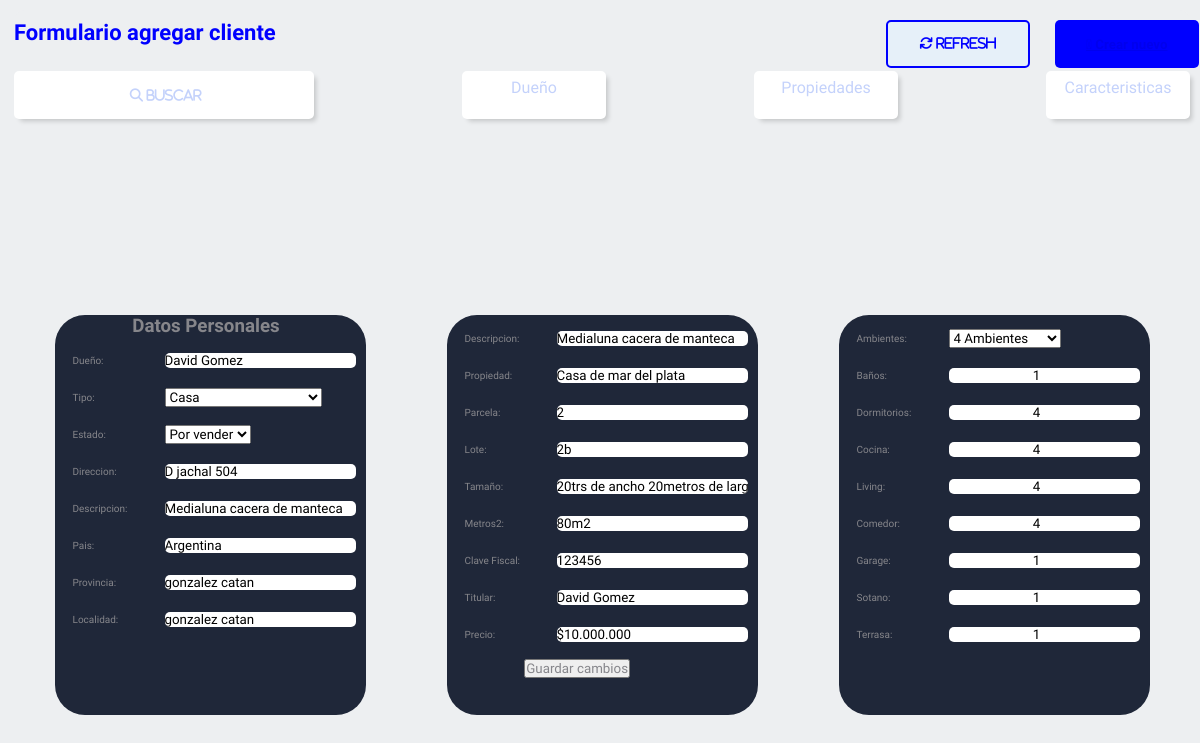
The page /form_edit/5 on the database as committed earlier.
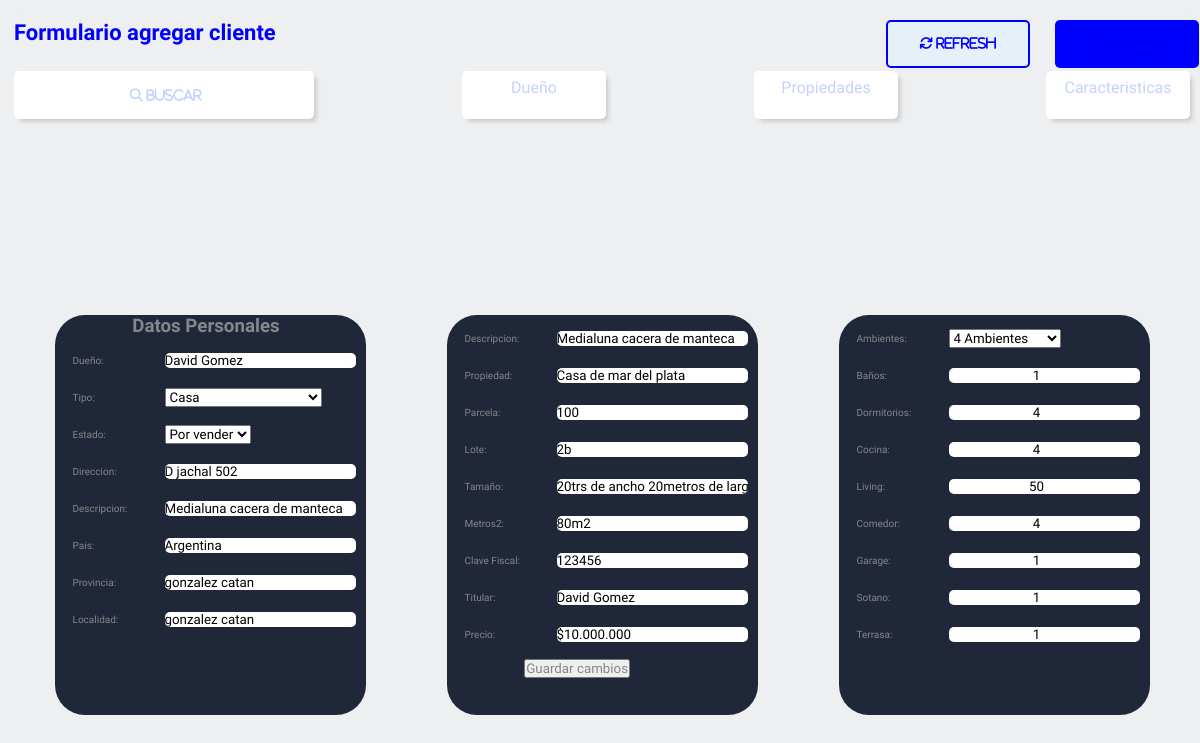
The same page on the database as committed later.
### bd_app/models.py (models this page shows, shortened)
class datos_propiedad_model(models.Model):
    CASA='Casa'
    DEPARTAMENTO= 'Departamento'
    TERRENO= 'Terreno'
    LOCAL_COMERCIAL='Local comercial'
    PH = 'PH'
    QUINTA_VACACIONAL='Quinta vacacacional'
    OFICINA_COMERCIAL= 'Oficina comercial'
    GARAGE= 'Garage'
    BODEGA_GALPON= 'Bodega-Galpon'
    FCOMERCIO= 'Fondo de comercio'
    HOTEL= 'Hotel'
    DEPOSITO= 'Deposito'
    BODEGA= 'Bodega, niho o parcela'
    CONSULTORIO= 'Consultorio'
    OPCIONES=[(CASA,'Casa'),
              (DEPARTAMENTO, 'Departamento'),
              (TERRENO,'terreno'),
              (LOCAL_COMERCIAL,'Local comercial'),
              (PH,'ph'),
              (QUINTA_VACACIONAL,'Quinta vacacional'),
              (OFICINA_COMERCIAL,'Oficina comercial'),
              (GARAGE, 'Garage'),
              (BODEGA_GALPON, 'Bodega-Galpon'),
              (FCOMERCIO, 'Fondo de comercio'),
              (HOTEL, 'Hotel'),
              (DEPOSITO, 'Deposito'),
              (BODEGA, 'Bodega, niho o parcela'),
              (CONSULTORIO, 'Consultorio'),
              ]
    DIS='Disponible'
    ALQ='Alquilado'
    ENAL= 'En alquiler'
    ENV= 'En venta'
    POR = 'Por vender'
    VN= 'Vendido'
    OPCIONES_ESTADO=[(DIS,'Disponible'),
                     (ENAL,'En alquiler'),
                     (ALQ,'Alquilado'),
                     (ENV,'En venta'),
                     (POR,'Por vender'),
                     (VN,'Vendido')]
    id = models.AutoField(primary_key=True)
    dueño= models.CharField(max_length=50,blank=True)
    tipo = models.CharField(choices=OPCIONES,
                            max_length=50,
                            default=CASA,
                            null=True,
                            blank = True)
    estado = models.CharField(max_length=50,null=True,blank=False,
                              choices=OPCIONES_ESTADO,
                              default=DIS,)
    direccion = models.CharField(max_length=50,null=True,blank=False)
    descripcion= models.CharField(max_length=200,null=True,blank=False)
    pais= models.CharField(max_length=50,blank = True,null=True)
    provincia = models.CharField(max_length=50,blank = True,null=True)
    localidad = models.CharField(max_length=50,blank = True,null=True)
    parcela= models.IntegerField(null=True,blank=False)
    lote= models.CharField(max_length=50,null=True,blank=False)
    tamaño= models.CharField(max_length=50,null=True,blank=False)
    metros2 = models.CharField(max_length=50,null=True,blank=False)
    clave_c=models.CharField(max_length=50,null=True,blank=False)
    titular = models.CharField(max_length=50,null=True,blank=False)
    MN='Monoambiente'
    DOS='2 Ambientes'
    TRES='3 Ambientes'
    CUATRO='4 Ambientes'
    CINCO='5 Ambientes'
    OPCIONES_AMBIENTES=[(MN,'Monoambiente'),
                        (DOS,'2 Ambientes'),
                        (TRES,'3 Ambientes'),
                        (CUATRO,'4 Ambientes'),
                        (CINCO,'5 Ambientes')]
    propiedad = models.CharField(max_length=200,null=True,blank=False)
    ambientes= models.CharField(max_length=50,null=True,blank=False,
                             choices=OPCIONES_AMBIENTES,
                             default= MN)
    baños= models.IntegerField(null=True,blank=False)
    dormitorios= models.IntegerField(null=True,blank=False)
    cocina= models.IntegerField(null=True,blank=False)
    living= models.IntegerField(null=True,blank=False)
    comedor= models.IntegerField(null=True,blank=False)
    garage= models.IntegerField(null=True,blank=False)
    sotano=models.IntegerField(null=True,blank=False)
    terrasa= models.IntegerField(null=True,blank=False)
    descripcion= models.CharField(max_length=200,null=True,blank=False)
    precio= models.CharField(max_length=20,null=True,blank=False)

### bd_app/views.py (the view, shortened to what this page needs)
# urls.py: path('form_edit/<id>',form_edit,name='form_edit'),
def form_edit(request,id):
  propiedad= datos_propiedad_model.objects.get(id=id)
  form= datos_propiedad_form(initial={'dueño':propiedad.dueño,
                                      'tipo': propiedad.tipo,
                                      'estado': propiedad.estado,
                                      'direccion': propiedad.direccion,
                                      'pais': propiedad.pais,
                                      'provincia' :propiedad.provincia,
                                      'localidad': propiedad.localidad,
                                      'parcela': propiedad.parcela,
                                      'lote': propiedad.lote,
                                      'tamaño' : propiedad.tamaño,
                                      'metros2' : propiedad.metros2,
                                      'clave_c' : propiedad.clave_c,
                                      'titular':propiedad.titular,
                                      'propiedad' : propiedad.propiedad,
                                      'ambientes': propiedad.ambientes,
                                      'baños': propiedad.baños,
                                      'dormitorios' : propiedad.dormitorios,
                                      'cocina' : propiedad.cocina,
                                      'living' : propiedad.living,
                                      'comedor' : propiedad.comedor,
                                      'garage' : propiedad.garage,
                                      'sotano' : propiedad.sotano,
                                      'terrasa' : propiedad.terrasa,
                                      'descripcion' : propiedad.descripcion,
                                      'precio'  : propiedad.precio
                                      })
  return render (request,'bd_app/form_edit.html',{'form':form,'id':id})

### bd_app/forms.py
class datos_propiedad_form(forms.ModelForm):
    class Meta:
        model= datos_propiedad_model
        fields= '__all__'

### bd_app/templates/bd_app/form_edit.html
{% extends 'bd_app/inicio.html' %}{% block titulo %}
<h4 class="titulo_database">Formulario agregar cliente</h4>
{% endblock %}
{% block tabla %}
<form class ="form_datos" action="{% url 'form_edit' id %}"  method = "POST">{% csrf_token %}
    <section class ="personales">
     <h3>Datos Personales</h3>
          <div class="form-group">
            <label><p>Dueño:</p></label>
            {{ form.dueño }}
        </div>
        <div class="form-group">
            <label><p>Tipo:</p></label>
            {{ form.tipo }}
        </div>
        <div class="form-group">
            <label><p>Estado:</p></label>
            {{ form.estado }}
        </div>
        <div class="form-group">
            <label><p>Direccion:</p></label>
            {{ form.direccion }}
        </div>
        <div class="form-group">
            <label><p>Descripcion:</p> </label>
            {{ form.descripcion }}
         </div>
          <div class="form-group">
          <label class = 'genero'><p>Pais:</p></label>
          {{ form.pais }}
           </div>
          <div class="form-group">
          <label><p>Provincia:</p> </label>
          {{ form.provincia }}
          </div>
          <div class="form-group">
            <label><p>Localidad:</p> </label>
            {{ form.localidad }}
          </div>
        </section>
          <section class ="form_catastrales">
            <div class="form-group">
                <label><p>Descripcion:</p> </label>
                {{ form.descripcion }}
              </div>
            <div class="form-group">
                <label><p>Propiedad:</p> </label>
                {{ form.propiedad }}
              </div>
          <div class="form-group">
            <label><p>Parcela:</p> </label>
            {{ form.parcela }}
          </div>
          <div class="form-group">
            <label><p>Lote:</p> </label>
            {{ form.lote }}
          </div>
          <div class="form-group">
            <label><p>Tamaño:</p> </label>
            {{ form.tamaño }}
          </div>
          <div class="form-group">
            <label><p>Metros2:</p> </label>
            {{ form.metros2 }}
          </div>
          <div class="form-group">
            <label><p>Clave Fiscal:</p> </label>
            {{ form.clave_c }}
          </div>
          <div class="form-group">
            <label><p>Titular:</p> </label>
            {{ form.titular }}
          </div>
          <div class="form-group">
            <label><p>Precio:</p> </label>
            {{ form.precio }}
          </div>
          <button type ="submit" class="boton">Guardar cambios</button>
        </section>
        <section class ="form_caracteristicas">
          <div class="form-group">
            <label><p>Ambientes:</p> </label>
            {{ form.ambientes }}
          </div>
          <div class="form-group">
            <label><p>Baños:</p> </label>
            {{ form.baños }}
          </div>
          <div class="form-group">
            <label><p>Dormitorios:</p> </label>
            {{ form.dormitorios }}
          </div>
          <div class="form-group">
            <label><p>Cocina:</p> </label>
            {{ form.cocina }}
          </div>
          <div class="form-group">
            <label><p>Living:</p> </label>
            {{ form.living }}
          </div>
          <div class="form-group">
            <label><p>Comedor:</p> </label>
            {{ form.comedor }}
          </div>
          <div class="form-group">
            <label><p>Garage:</p> </label>
            {{ form.garage }}
          </div>
          <div class="form-group">
            <label><p>Sotano:</p> </label>
            {{ form.sotano }}
          </div>
          <div class="form-group">
            <label><p>Terrasa:</p> </label>
            {{ form.terrasa }}
          </div>
        </section>
        </form>
{% endblock %}

Rows that differ between the two databases and show on the page:
changed datos_propiedad_model "David Gomez": direccion "D jachal 504" → "D jachal 502"; parcela "2" → "100"; living "4" → "50"
